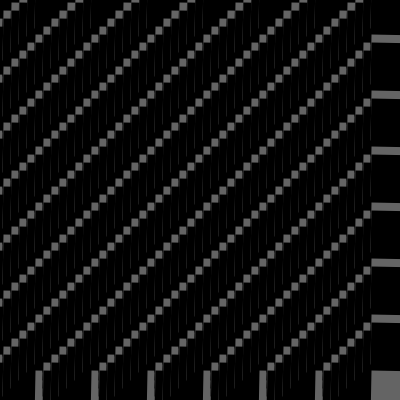
Frame 1 (no input)
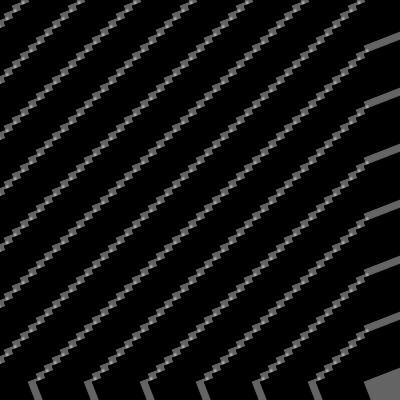
Frame 60 (the mouse pressed at the canvas centre just before this capture)
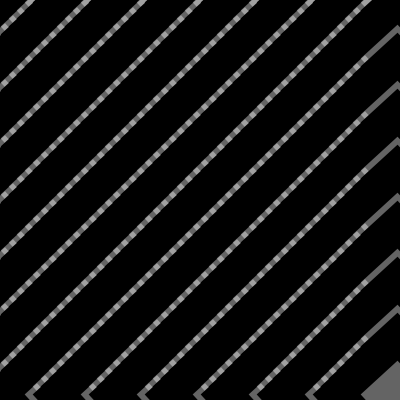
Frame 120 (the mouse held since frame 60 and released just before this capture)

The Processing sketch that drew these frames (run headless with seeded random() and noise(); from frame 60 on, the mouse is pressed at the canvas centre):

// Processing sketch: init_09_grille_motion_detection
// ── init_09_grille_motion_detection.pde
/**
La Voie du Code : grille
@see https://github.com/StanLepunK/La-Voie-du-Code
2018_12_4
*/
PVector [] pts ;
void setup() {
  size(400,400);
  int num = 50;
  int cell_size = width/num;
  int offset_x = cell_size/2;
  int offset_y = cell_size/2;
  pts = new PVector[num*num];
  int rank = 0;
  for(int x = 0 ; x < num ; x++) {
    for(int y = 0 ; y < num ; y++) {
      int temp_x = x * cell_size +offset_x;
      int temp_y = y * cell_size +offset_y;
      pts[rank] = new PVector(temp_x,temp_y);
      rank++;
    }
  }
}

float angle;
void draw() {
  background(255,0,0);
  int size_rect = 50;
  rectMode(CENTER);
  angle += .02;
  noStroke();
  for(int i = 0 ; i < pts.length ; i++) {
    if(i%7 ==0) {
      fill(255,100);
    } else {
      fill(0);
    }
    //boolean detect = detection(mouseX,mouseY,pts[i].x,pts[i].y,50);
   // if(detect == true) 
      rect_motion(pts[i].x,pts[i].y,size_rect,angle);
  }
}

boolean detection(float x, float y, float target_x, float target_y, int range) {
  float min_x = target_x -range;
  float max_x = target_x +range;
  float min_y = target_y -range;
  float max_y = target_y +range;
  if(x > min_x && x < max_x && y > min_y && y < max_y) {
    return true ;
  } else {
    return false;
  }
}



void rect_motion(float x,float y,int size, float angle) {
  rectMode(CENTER);
  pushMatrix();
  translate(x,y);
  rotate(angle);
  rect(0,0,size,size);
  popMatrix();
}
